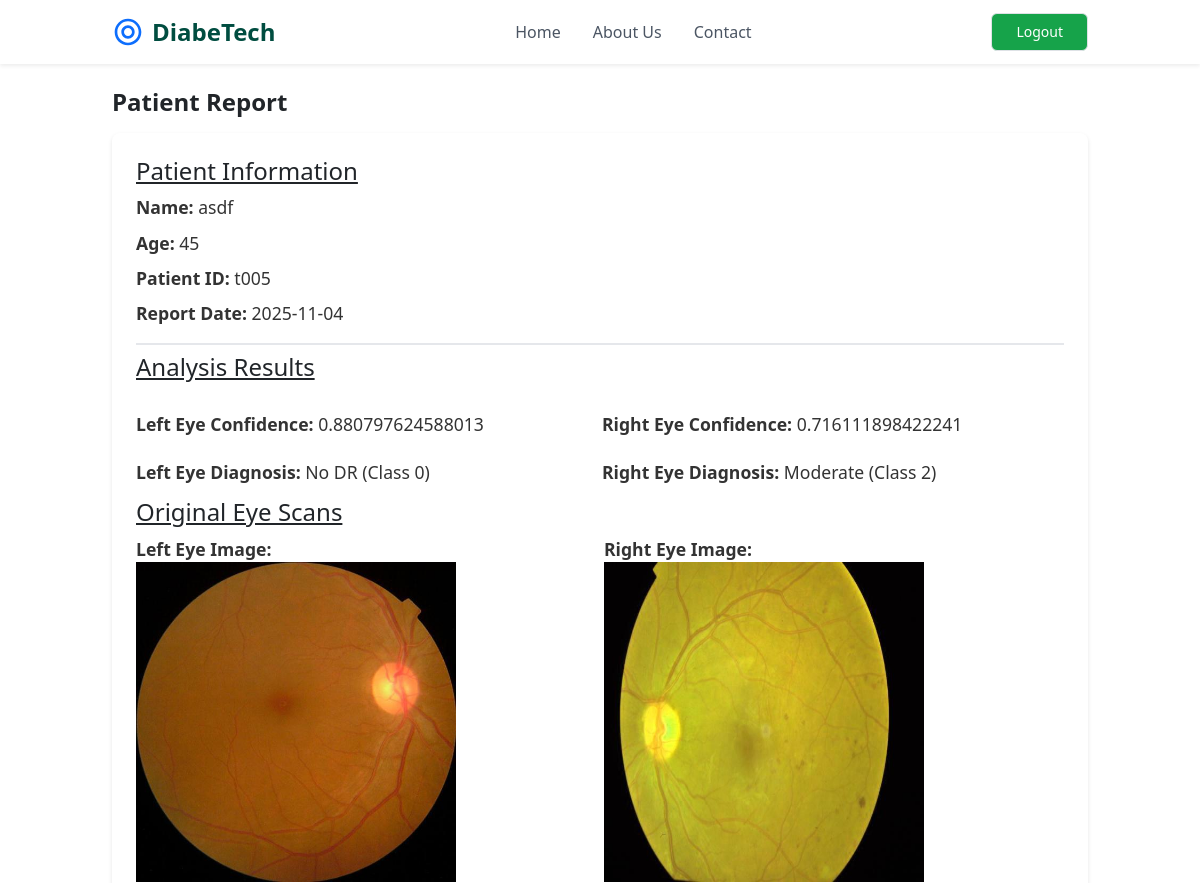
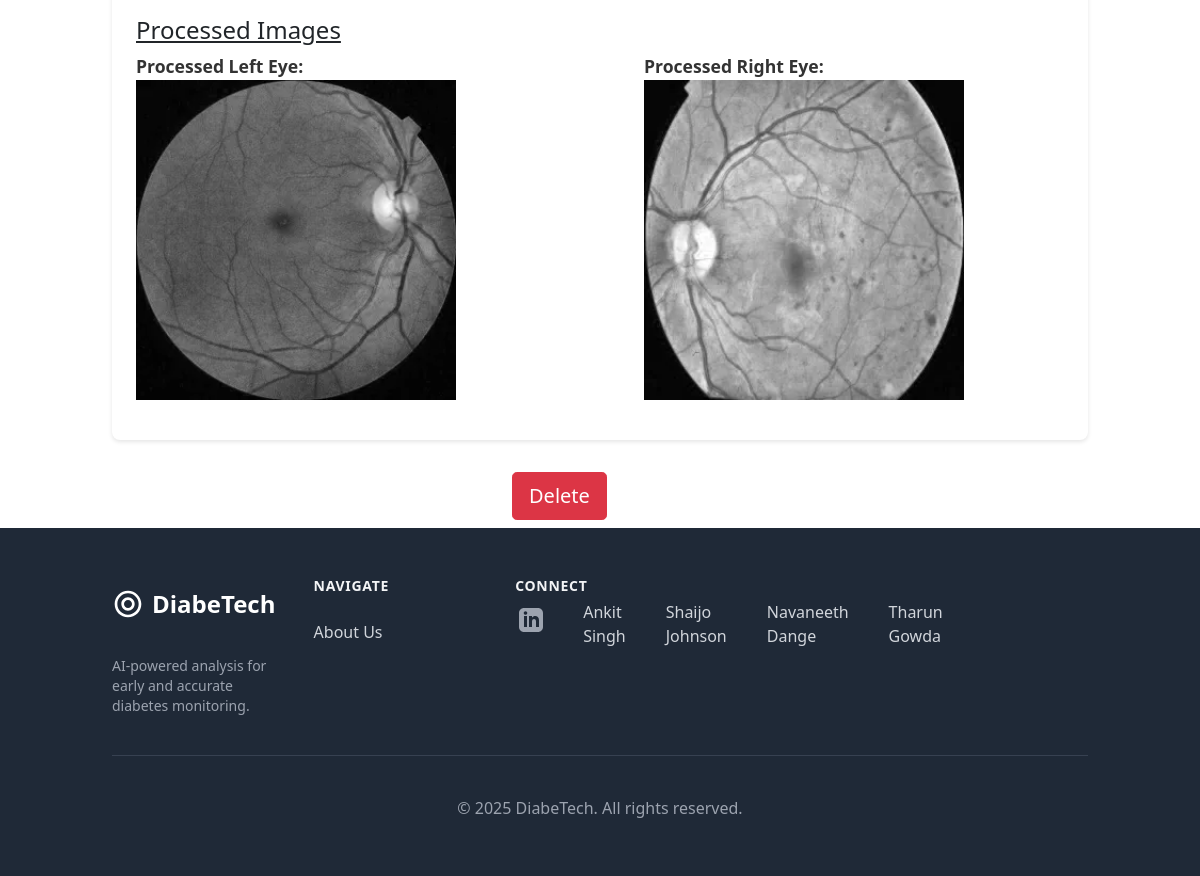
The page /patient-report/t005 (signed in) on the database its author committed (2 pictures, top to bottom).
### retinopathy/modules.py (models this page shows, shortened)
class Patient(db.Model):
    patient_id = db.Column(db.String(20), unique = True, nullable = False, primary_key = True)
    name = db.Column(db.String(100), nullable = False)
    age = db.Column(db.Integer, nullable = False)
    sex = db.Column(db.String(10), nullable = False)
    RightEye_image_file = db.Column(db.String(100), nullable = False, default = 'default.jpg')
    LeftEye_image_file = db.Column(db.String(100), nullable = False, default = 'default.jpg')
    RightEye_diagnosis = db.Column(db.String(200), nullable = False)
    LeftEye_diagnosis = db.Column(db.String(200), nullable = False)
    date_uploaded = db.Column(db.DateTime, nullable = False, default = datetime.utcnow)
    user_id = db.Column(db.Integer, db.ForeignKey('user.id'), nullable = False)
    processed_RightEye_image_file = db.Column(db.String(100), nullable = True)
    processed_LeftEye_image_file = db.Column(db.String(100), nullable = True)
    RightEye_prediction = db.Column(db.Integer, nullable = True)
    LeftEye_prediction = db.Column(db.Integer, nullable = True)

### retinopathy/routes.py (the view)
@app.route('/patient-report/<patient_id>')
@login_required
def patient_report(patient_id):
	patient = Patient.query.get_or_404(patient_id)
	return render_template('patientreport.html', patient=patient, patient_id=patient_id)

### retinopathy/modules.py (called while the page is built)
@login_manager.user_loader
def load_user(user_id):
    return User.query.get(int(user_id))

### retinopathy/templates/patientreport.html (shortened to what this page needs)
{% extends "layout.html" %}
{% block content %}
    <div class="container mx-auto px-4">
    <main>
        <h1 class="mt-6 flex font-semibold">Patient Report</h1>
        <div class="report-section ml=auto mr-auto p-6 bg-white rounded-lg shadow-md">
            <div class="patient-info border-b-2 pb-2 mb-2">
                <h2 class="underline">Patient Information</h2>
                <p><strong>Name:</strong> {{ patient.name }}</p>
                <p><strong>Age:</strong> {{ patient.age }}</p>
                <p><strong>Patient ID:</strong> {{ patient.patient_id }}</p>
                <p><strong>Report Date:</strong> {{ patient.date_uploaded.strftime('%Y-%m-%d') }}</p>
            </div>
            <div class="grid grid-cols-2 gap-1 mb-1 patient-analysis">
                <h2 class="underline mb-3">Analysis Results</h2>
                <br>
                <p><strong>Left Eye Confidence:</strong> {{ patient.LeftEye_diagnosis }}</p>
                <p class=""><strong>Right Eye Confidence:</strong> {{ patient.RightEye_diagnosis }}</p>
                <p><strong>Left Eye Diagnosis:</strong> {{ patient.LeftEye_prediction }}</p>
                <p class=""><strong>Right Eye Diagnosis:</strong> {{ patient.RightEye_prediction }}</p>
            </div>
            <h2 class="underline">Original Eye Scans</h2>
            <div class="eye-images grid grid-cols-2 gap-2 mb-2 display: flex; space-x-10;">
                <p><strong>Left Eye Image:</strong>
                <img src="{{ url_for('static', filename='Eye_pictures/' + patient.LeftEye_image_file) }}" alt="Left Eye Image" class=" w-80 h-auto"></p>
                <p><strong>Right Eye Image:</strong>
                <img src="{{ url_for('static', filename='Eye_pictures/' + patient.RightEye_image_file) }}" alt="Right Eye Image" class=" w-80 h-auto"></p>
            </div>
            <h2 class="underline">Processed Images</h2>
            <div class="processed_images grid grid-cols-2 gap-2 mb-2 display: flex; space-x-10 ">
                <p><strong>Processed Left Eye:</strong>
                <img src="{{ url_for('static', filename='processed_images/' + patient.processed_LeftEye_image_file) }}" alt="Processed Left Eye" class="w-80 h-auto"></p>
                <p><strong>Processed Right Eye:</strong>
                <img src="{{ url_for('static', filename='processed_images/' + patient.processed_RightEye_image_file) }}" alt="Processed Right Eye" class="w-80 h-auto"> </p>
            </div>
        </div>
    </main>
</div>
    <form action="{{ url_for('delete_post', patient_id = patient.patient_id )}}" method="POST" style="display:inline ;">
        <div class="pl-64 ml-64 width: 100%;">
            <button type="submit" class="btn btn-danger btn-lg" onclick="return confirm('Are you sure you want to delete this post?');">Delete</button>
        </div>
    </form>
{% endblock content %}

### retinopathy/templates/patientreport.html (style rules this page uses)
.report-section { background-color: #f9f9f9; padding: 1.5em; border-radius: 8px; box-shadow: 0 2px 4px rgba(0, 0, 0, 0.1); margin-bottom: 2em; margin-top: 1em; }
h1, h2 { font-size: 1.5em; }
p { font-size: 1.1em; color: #333; margin: 0.5em 0; }

### rows shown on the page
Patient: name "asdf", age "45", patient_id "t005", date_uploaded "2025-11-04", LeftEye_diagnosis "0.880797624588013", RightEye_diagnosis "0.716111898422241", LeftEye_prediction "No DR (Class 0)", RightEye_prediction "Moderate (Class 2)", LeftEye_image_file (picture), RightEye_image_file (picture), processed_LeftEye_image_file (picture), processed_RightEye_image_file (picture)
